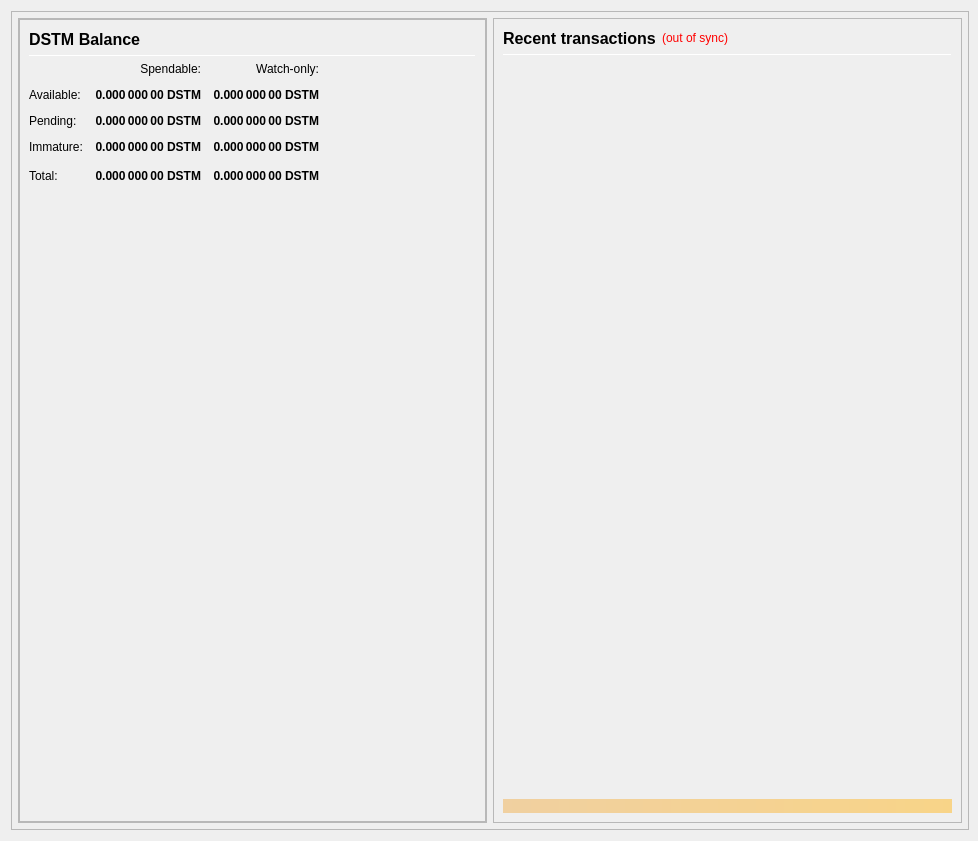
<?xml version="1.0" encoding="UTF-8"?>
<ui version="4.0">
 <class>OverviewPage</class>
 <widget class="QWidget" name="OverviewPage">
  <property name="geometry">
   <rect>
    <x>0</x>
    <y>0</y>
    <width>978</width>
    <height>841</height>
   </rect>
  </property>
  <property name="minimumSize">
   <size>
    <width>960</width>
    <height>682</height>
   </size>
  </property>
  <property name="windowTitle">
   <string>Form</string>
  </property>
  <layout class="QVBoxLayout" name="topLayout" stretch="1">
   <property name="rightMargin">
    <number>9</number>
   </property>
   <item>
    <widget class="QFrame" name="frame_BG">
     <property name="minimumSize">
      <size>
       <width>850</width>
       <height>610</height>
      </size>
     </property>
     <property name="maximumSize">
      <size>
       <width>16777215</width>
       <height>16777215</height>
      </size>
     </property>
     <property name="frameShape">
      <enum>QFrame::StyledPanel</enum>
     </property>
     <property name="frameShadow">
      <enum>QFrame::Raised</enum>
     </property>
     <layout class="QVBoxLayout" name="verticalLayout_3" stretch="0">
      <property name="leftMargin">
       <number>0</number>
      </property>
      <property name="topMargin">
       <number>0</number>
      </property>
      <property name="rightMargin">
       <number>0</number>
      </property>
      <property name="bottomMargin">
       <number>6</number>
      </property>
      <item>
       <layout class="QVBoxLayout" name="verticalLayout_Master" stretch="0,1">
        <property name="leftMargin">
         <number>0</number>
        </property>
        <property name="topMargin">
         <number>0</number>
        </property>
        <property name="rightMargin">
         <number>0</number>
        </property>
        <property name="bottomMargin">
         <number>0</number>
        </property>
        <item>
         <widget class="QFrame" name="frame_Header">
          <layout class="QVBoxLayout" name="verticalLayout_Header" stretch="0">
           <property name="leftMargin">
            <number>0</number>
           </property>
           <property name="topMargin">
            <number>0</number>
           </property>
           <property name="rightMargin">
            <number>0</number>
           </property>
           <property name="bottomMargin">
            <number>0</number>
           </property>
           <item>
            <layout class="QHBoxLayout" name="horizontalLayout_Header">
             <property name="spacing">
              <number>6</number>
             </property>
            </layout>
           </item>
          </layout>
         </widget>
        </item>
        <item>
         <widget class="QFrame" name="frame_Content">
          <layout class="QVBoxLayout" name="verticalLayout_Content">
           <property name="leftMargin">
            <number>6</number>
           </property>
           <property name="topMargin">
            <number>0</number>
           </property>
           <property name="rightMargin">
            <number>6</number>
           </property>
           <property name="bottomMargin">
            <number>0</number>
           </property>
           <item>
            <layout class="QHBoxLayout" name="horizontalLayout_Content" stretch="1,1">
             <property name="spacing">
              <number>6</number>
             </property>
             <item>
              <layout class="QVBoxLayout" name="verticalLayout_left" stretch="1">
               <item>
                <widget class="QFrame" name="frameObfuscation">
                 <property name="minimumSize">
                  <size>
                   <width>0</width>
                   <height>0</height>
                  </size>
                 </property>
                 <property name="frameShape">
                  <enum>QFrame::StyledPanel</enum>
                 </property>
                 <property name="frameShadow">
                  <enum>QFrame::Raised</enum>
                 </property>
                 <layout class="QVBoxLayout" name="verticalLayout" stretch="0">
                  <property name="leftMargin">
                   <number>0</number>
                  </property>
                  <property name="topMargin">
                   <number>0</number>
                  </property>
                  <property name="rightMargin">
                   <number>0</number>
                  </property>
                  <property name="bottomMargin">
                   <number>0</number>
                  </property>
                  <item>
                   <widget class="QFrame" name="frame_Balances">
                    <property name="frameShape">
                     <enum>QFrame::StyledPanel</enum>
                    </property>
                    <property name="frameShadow">
                     <enum>QFrame::Raised</enum>
                    </property>
                    <layout class="QVBoxLayout" name="verticalLayout_4">
                     <item>
                      <layout class="QHBoxLayout" name="horizontalLayout_4">
                       <item>
                        <widget class="QLabel" name="label_5">
                         <property name="minimumSize">
                          <size>
                           <width>0</width>
                           <height>20</height>
                          </size>
                         </property>
                         <property name="font">
                          <font>
                           <pointsize>12</pointsize>
                           <weight>75</weight>
                           <bold>true</bold>
                          </font>
                         </property>
                         <property name="text">
                          <string>DSTM Balance</string>
                         </property>
                        </widget>
                       </item>
                       <item>
                        <spacer name="horizontalSpacer_3">
                         <property name="orientation">
                          <enum>Qt::Horizontal</enum>
                         </property>
                         <property name="sizeHint" stdset="0">
                          <size>
                           <width>40</width>
                           <height>20</height>
                          </size>
                         </property>
                        </spacer>
                       </item>
                      </layout>
                     </item>
                     <item>
                      <widget class="Line" name="line_Balance">
                       <property name="minimumSize">
                        <size>
                         <width>0</width>
                         <height>1</height>
                        </size>
                       </property>
                       <property name="maximumSize">
                        <size>
                         <width>16777215</width>
                         <height>1</height>
                        </size>
                       </property>
                       <property name="orientation">
                        <enum>Qt::Horizontal</enum>
                       </property>
                      </widget>
                     </item>
                     <item>
                      <layout class="QGridLayout" name="gridLayout">
                       <property name="spacing">
                        <number>12</number>
                       </property>
                       <item row="0" column="1">
                        <widget class="QLabel" name="labelSpendable">
                         <property name="text">
                          <string>Spendable:</string>
                         </property>
                         <property name="alignment">
                          <set>Qt::AlignRight|Qt::AlignTrailing|Qt::AlignVCenter</set>
                         </property>
                        </widget>
                       </item>
                       <item row="0" column="2">
                        <widget class="QLabel" name="labelWatchonly">
                         <property name="text">
                          <string>Watch-only:</string>
                         </property>
                         <property name="alignment">
                          <set>Qt::AlignRight|Qt::AlignTrailing|Qt::AlignVCenter</set>
                         </property>
                        </widget>
                       </item>
                       <item row="1" column="0">
                        <widget class="QLabel" name="labelBalanceText">
                         <property name="text">
                          <string>Available:</string>
                         </property>
                        </widget>
                       </item>
                       <item row="1" column="1">
                        <widget class="QLabel" name="labelBalance">
                         <property name="font">
                          <font>
                           <weight>75</weight>
                           <bold>true</bold>
                          </font>
                         </property>
                         <property name="cursor">
                          <cursorShape>IBeamCursor</cursorShape>
                         </property>
                         <property name="toolTip">
                          <string>Your current spendable balance</string>
                         </property>
                         <property name="text">
                          <string notr="true">0.000 000 00 DSTM</string>
                         </property>
                         <property name="alignment">
                          <set>Qt::AlignRight|Qt::AlignTrailing|Qt::AlignVCenter</set>
                         </property>
                         <property name="textInteractionFlags">
                          <set>Qt::LinksAccessibleByMouse|Qt::TextSelectableByKeyboard|Qt::TextSelectableByMouse</set>
                         </property>
                        </widget>
                       </item>
                       <item row="1" column="2">
                        <widget class="QLabel" name="labelWatchAvailable">
                         <property name="font">
                          <font>
                           <weight>75</weight>
                           <bold>true</bold>
                          </font>
                         </property>
                         <property name="cursor">
                          <cursorShape>IBeamCursor</cursorShape>
                         </property>
                         <property name="toolTip">
                          <string>Your current balance in watch-only addresses</string>
                         </property>
                         <property name="text">
                          <string notr="true">0.000 000 00 DSTM</string>
                         </property>
                         <property name="alignment">
                          <set>Qt::AlignRight|Qt::AlignTrailing|Qt::AlignVCenter</set>
                         </property>
                         <property name="textInteractionFlags">
                          <set>Qt::LinksAccessibleByMouse|Qt::TextSelectableByKeyboard|Qt::TextSelectableByMouse</set>
                         </property>
                        </widget>
                       </item>
                       <item row="2" column="0">
                        <widget class="QLabel" name="labelPendingText">
                         <property name="text">
                          <string>Pending:</string>
                         </property>
                        </widget>
                       </item>
                       <item row="2" column="1">
                        <widget class="QLabel" name="labelUnconfirmed">
                         <property name="font">
                          <font>
                           <weight>75</weight>
                           <bold>true</bold>
                          </font>
                         </property>
                         <property name="cursor">
                          <cursorShape>IBeamCursor</cursorShape>
                         </property>
                         <property name="toolTip">
                          <string>Total of transactions that have yet to be confirmed, and do not yet count toward the spendable balance</string>
                         </property>
                         <property name="text">
                          <string notr="true">0.000 000 00 DSTM</string>
                         </property>
                         <property name="alignment">
                          <set>Qt::AlignRight|Qt::AlignTrailing|Qt::AlignVCenter</set>
                         </property>
                         <property name="textInteractionFlags">
                          <set>Qt::LinksAccessibleByMouse|Qt::TextSelectableByKeyboard|Qt::TextSelectableByMouse</set>
                         </property>
                        </widget>
                       </item>
                       <item row="2" column="2">
                        <widget class="QLabel" name="labelWatchPending">
                         <property name="font">
                          <font>
                           <weight>75</weight>
                           <bold>true</bold>
                          </font>
                         </property>
                         <property name="cursor">
                          <cursorShape>IBeamCursor</cursorShape>
                         </property>
                         <property name="toolTip">
                          <string>Unconfirmed transactions to watch-only addresses</string>
                         </property>
                         <property name="text">
                          <string notr="true">0.000 000 00 DSTM</string>
                         </property>
                         <property name="alignment">
                          <set>Qt::AlignRight|Qt::AlignTrailing|Qt::AlignVCenter</set>
                         </property>
                         <property name="textInteractionFlags">
                          <set>Qt::LinksAccessibleByMouse|Qt::TextSelectableByKeyboard|Qt::TextSelectableByMouse</set>
                         </property>
                        </widget>
                       </item>
                       <item row="3" column="0">
                        <widget class="QLabel" name="labelImmatureText">
                         <property name="text">
                          <string>Immature:</string>
                         </property>
                        </widget>
                       </item>
                       <item row="3" column="1">
                        <widget class="QLabel" name="labelImmature">
                         <property name="font">
                          <font>
                           <weight>75</weight>
                           <bold>true</bold>
                          </font>
                         </property>
                         <property name="cursor">
                          <cursorShape>IBeamCursor</cursorShape>
                         </property>
                         <property name="toolTip">
                          <string>Staked or masternode rewards that has not yet matured</string>
                         </property>
                         <property name="text">
                          <string notr="true">0.000 000 00 DSTM</string>
                         </property>
                         <property name="alignment">
                          <set>Qt::AlignRight|Qt::AlignTrailing|Qt::AlignVCenter</set>
                         </property>
                         <property name="textInteractionFlags">
                          <set>Qt::LinksAccessibleByMouse|Qt::TextSelectableByKeyboard|Qt::TextSelectableByMouse</set>
                         </property>
                        </widget>
                       </item>
                       <item row="3" column="2">
                        <widget class="QLabel" name="labelWatchImmature">
                         <property name="font">
                          <font>
                           <weight>75</weight>
                           <bold>true</bold>
                          </font>
                         </property>
                         <property name="cursor">
                          <cursorShape>IBeamCursor</cursorShape>
                         </property>
                         <property name="toolTip">
                          <string>Staked or masternode rewards in watch-only addresses that has not yet matured</string>
                         </property>
                         <property name="text">
                          <string notr="true">0.000 000 00 DSTM</string>
                         </property>
                         <property name="alignment">
                          <set>Qt::AlignRight|Qt::AlignTrailing|Qt::AlignVCenter</set>
                         </property>
                         <property name="textInteractionFlags">
                          <set>Qt::LinksAccessibleByMouse|Qt::TextSelectableByKeyboard|Qt::TextSelectableByMouse</set>
                         </property>
                        </widget>
                       </item>
                       <item row="4" column="0">
                        <widget class="QLabel" name="labelTotalText">
                         <property name="toolTip">
                          <string>Your current DYSTEM balance, unconfirmed and immature transactions included</string>
                         </property>
                         <property name="text">
                          <string>Total:</string>
                         </property>
                        </widget>
                       </item>
                       <item row="4" column="1">
                        <widget class="QLabel" name="labelTotal">
                         <property name="font">
                          <font>
                           <weight>75</weight>
                           <bold>true</bold>
                          </font>
                         </property>
                         <property name="cursor">
                          <cursorShape>IBeamCursor</cursorShape>
                         </property>
                         <property name="toolTip">
                          <string>Your current DYSTEM balance, unconfirmed and immature transactions included</string>
                         </property>
                         <property name="text">
                          <string notr="true">0.000 000 00 DSTM</string>
                         </property>
                         <property name="alignment">
                          <set>Qt::AlignRight|Qt::AlignTrailing|Qt::AlignVCenter</set>
                         </property>
                         <property name="textInteractionFlags">
                          <set>Qt::LinksAccessibleByMouse|Qt::TextSelectableByKeyboard|Qt::TextSelectableByMouse</set>
                         </property>
                        </widget>
                       </item>
                       <item row="4" column="2">
                        <widget class="QLabel" name="labelWatchTotal">
                         <property name="font">
                          <font>
                           <weight>75</weight>
                           <bold>true</bold>
                          </font>
                         </property>
                         <property name="cursor">
                          <cursorShape>IBeamCursor</cursorShape>
                         </property>
                         <property name="toolTip">
                          <string>Current total balance in watch-only addresses</string>
                         </property>
                         <property name="text">
                          <string notr="true">0.000 000 00 DSTM</string>
                         </property>
                         <property name="alignment">
                          <set>Qt::AlignRight|Qt::AlignTrailing|Qt::AlignVCenter</set>
                         </property>
                         <property name="textInteractionFlags">
                          <set>Qt::LinksAccessibleByMouse|Qt::TextSelectableByKeyboard|Qt::TextSelectableByMouse</set>
                         </property>
                        </widget>
                       </item>
                       <item row="4" column="3">
                        <spacer name="horizontalSpacer_9">
                         <property name="orientation">
                          <enum>Qt::Horizontal</enum>
                         </property>
                         <property name="sizeHint" stdset="0">
                          <size>
                           <width>40</width>
                           <height>20</height>
                          </size>
                         </property>
                        </spacer>
                       </item>
                      </layout>
                     </item>
                     <item>
                      <spacer name="verticalSpacer_3">
                       <property name="orientation">
                        <enum>Qt::Vertical</enum>
                       </property>
                       <property name="sizeHint" stdset="0">
                        <size>
                         <width>20</width>
                         <height>40</height>
                        </size>
                       </property>
                      </spacer>
                     </item>
                    </layout>
                   </widget>
                  </item>
                 </layout>
                </widget>
               </item>
              </layout>
             </item>
             <item>
              <layout class="QVBoxLayout" name="verticalLayout_right" stretch="1">
               <item>
                <widget class="QFrame" name="frame_RecentTransactions">
                 <property name="minimumSize">
                  <size>
                   <width>0</width>
                   <height>0</height>
                  </size>
                 </property>
                 <property name="frameShape">
                  <enum>QFrame::StyledPanel</enum>
                 </property>
                 <property name="frameShadow">
                  <enum>QFrame::Raised</enum>
                 </property>
                 <layout class="QVBoxLayout" name="verticalLayout_1" stretch="0,0,0,0,0">
                  <item>
                   <layout class="QHBoxLayout" name="horizontalLayout_2">
                    <item>
                     <widget class="QLabel" name="label_4">
                      <property name="minimumSize">
                       <size>
                        <width>0</width>
                        <height>20</height>
                       </size>
                      </property>
                      <property name="font">
                       <font>
                        <pointsize>12</pointsize>
                        <weight>75</weight>
                        <bold>true</bold>
                       </font>
                      </property>
                      <property name="text">
                       <string>Recent transactions</string>
                      </property>
                     </widget>
                    </item>
                    <item>
                     <widget class="QLabel" name="labelTransactionsStatus">
                      <property name="cursor">
                       <cursorShape>WhatsThisCursor</cursorShape>
                      </property>
                      <property name="toolTip">
                       <string>The displayed information may be out of date. Your wallet automatically synchronizes with the DYSTEM network after a connection is established, but this process has not completed yet.</string>
                      </property>
                      <property name="styleSheet">
                       <string notr="true">QLabel { color: red; }</string>
                      </property>
                      <property name="text">
                       <string notr="true">(out of sync)</string>
                      </property>
                      <property name="alignment">
                       <set>Qt::AlignRight|Qt::AlignTrailing|Qt::AlignVCenter</set>
                      </property>
                     </widget>
                    </item>
                    <item>
                     <spacer name="horizontalSpacer">
                      <property name="orientation">
                       <enum>Qt::Horizontal</enum>
                      </property>
                      <property name="sizeHint" stdset="0">
                       <size>
                        <width>40</width>
                        <height>20</height>
                       </size>
                      </property>
                     </spacer>
                    </item>
                   </layout>
                  </item>
                  <item>
                   <widget class="Line" name="line">
                    <property name="minimumSize">
                     <size>
                      <width>0</width>
                      <height>1</height>
                     </size>
                    </property>
                    <property name="maximumSize">
                     <size>
                      <width>16777215</width>
                      <height>1</height>
                     </size>
                    </property>
                    <property name="orientation">
                     <enum>Qt::Horizontal</enum>
                    </property>
                   </widget>
                  </item>
                  <item>
                   <widget class="QListView" name="listTransactions">
                    <property name="minimumSize">
                     <size>
                      <width>0</width>
                      <height>0</height>
                     </size>
                    </property>
                    <property name="styleSheet">
                     <string notr="true">QListView { background: transparent; }</string>
                    </property>
                    <property name="frameShape">
                     <enum>QFrame::NoFrame</enum>
                    </property>
                    <property name="verticalScrollBarPolicy">
                     <enum>Qt::ScrollBarAlwaysOff</enum>
                    </property>
                    <property name="horizontalScrollBarPolicy">
                     <enum>Qt::ScrollBarAlwaysOff</enum>
                    </property>
                    <property name="selectionMode">
                     <enum>QAbstractItemView::NoSelection</enum>
                    </property>
                   </widget>
                  </item>
                  <item>
                   <spacer name="verticalSpacer_2">
                    <property name="orientation">
                     <enum>Qt::Vertical</enum>
                    </property>
                    <property name="sizeType">
                     <enum>QSizePolicy::Expanding</enum>
                    </property>
                    <property name="sizeHint" stdset="0">
                     <size>
                      <width>20</width>
                      <height>40</height>
                     </size>
                    </property>
                   </spacer>
                  </item>
                  <item>
                   <widget class="QLabel" name="labelAlerts">
                    <property name="maximumSize">
                     <size>
                      <width>16777215</width>
                      <height>16777215</height>
                     </size>
                    </property>
                    <property name="styleSheet">
                     <string notr="true">background-color: qlineargradient(x1: 0, y1: 0, x2: 1, y2: 0, stop:0 #F0D0A0, stop:1 #F8D488); color:#000000;</string>
                    </property>
                    <property name="text">
                     <string/>
                    </property>
                    <property name="wordWrap">
                     <bool>true</bool>
                    </property>
                    <property name="margin">
                     <number>3</number>
                    </property>
                   </widget>
                  </item>
                 </layout>
                </widget>
               </item>
              </layout>
             </item>
            </layout>
           </item>
          </layout>
         </widget>
        </item>
       </layout>
      </item>
     </layout>
    </widget>
   </item>
  </layout>
 </widget>
 <resources/>
 <connections/>
</ui>
